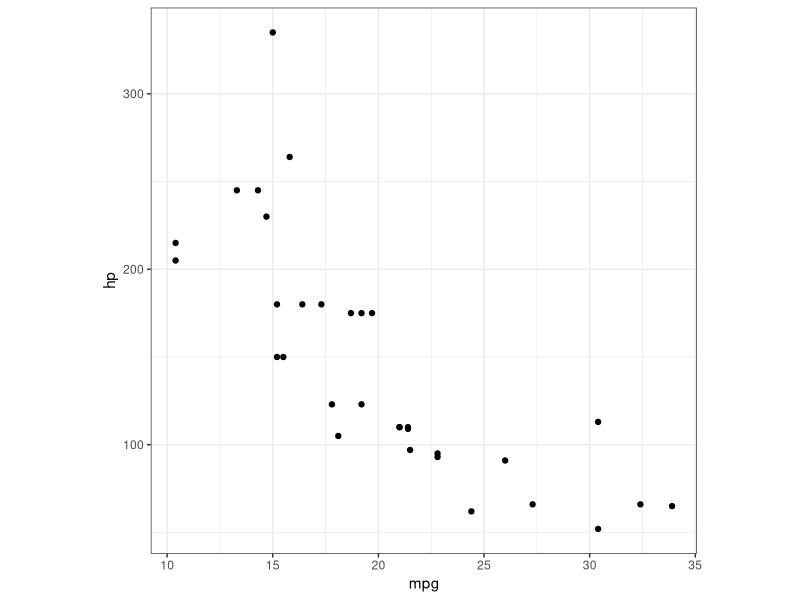

This chart was generated by the following R code:
library(ggplot2)
p1 <- ggplot(mtcars, aes(x = mpg, y = hp))+
	geom_point()+
	theme_bw()+
	theme(aspect.ratio = 1)
ggsave("point.pdf", plot=p1)